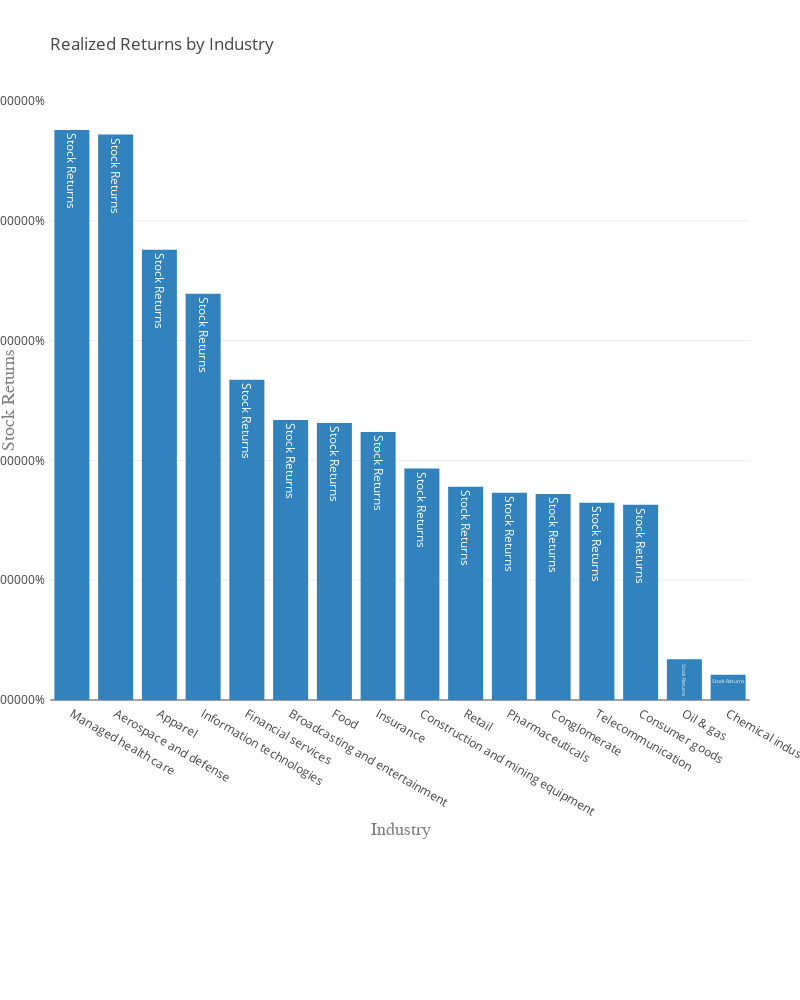

Write notebook code for a chart like this one.
### Code cell
# Calculate and compare the average realized returns in each industry
df_industry = df.groupby('Industry', as_index=False)['Realized_Return'].mean()
df_industry = df_industry.sort_values('Realized_Return',ascending = False)

trace0 = go.Bar(
    x = df_industry['Industry'],
    y = df_industry['Realized_Return'],
    name = 'Realized Return',
    text = 'Stock Returns',
    marker = dict(
        color='rgb(49,130,189)',
    )
)

layout = go.Layout(
     autosize=False,
     width = 800,
     height = 1000,
     margin=go.layout.Margin(
        l=50,
        r=50,
        b=300,
        t=100,
        pad=4
    ),
    title=go.layout.Title(
        text='Realized Returns by Industry',
        xref='paper',
        x=0
    ),
    xaxis=go.layout.XAxis(
        tickangle=30,
        title=go.layout.xaxis.Title(
            text='Industry',
            font=dict(
                family='Courier New, monospace',
                size=18,
                color='#7f7f7f'
            )
        )
    ),
    yaxis=go.layout.YAxis(
        tickformat = '%',
        title=go.layout.yaxis.Title(
            text='Stock Returns',
            font=dict(
                family='Courier New, monospace',
                size=18,
                color='#7f7f7f'
            )
        )
    )
)

data = [trace0]
fig = go.Figure(data=data, layout=layout)
py.iplot(fig)

### Figure 1 — Plotly figure (JSON) as saved in the notebook; plotly's stock layout.template omitted (floating-point values rounded to 4 significant figures)
{"data": [{"marker": {"color": "rgb(49,130,189)"}, "name": "Realized Return", "text": "Stock Returns", "type": "bar", "uid": "83f8f2bb-4a6a-4ba5-b5c3-92b8d4e601b0", "x": ["Managed health care", "Aerospace and defense", "Apparel", "Information technologies", "Financial services", "Broadcasting and entertainment", "Food", "Insurance", "Construction and mining equipment", "Retail", "Pharmaceuticals", "Conglomerate", "Telecommunication", "Consumer goods", "Oil & gas", "Chemical industry"], "y": [0.2379, 0.236, 0.1879, 0.1696, 0.1336, 0.1168, 0.1156, 0.1119, 0.09657, 0.08904, 0.0865, 0.08597, 0.08235, 0.08152, 0.01698, 0.01056]}], "layout": {"autosize": false, "height": 1000, "margin": {"b": 300, "l": 50, "pad": 4, "r": 50, "t": 100}, "title": {"text": "Realized Returns by Industry", "x": 0, "xref": "paper"}, "width": 800, "xaxis": {"tickangle": 30, "title": {"font": {"color": "#7f7f7f", "family": "Courier New, monospace", "size": 18}, "text": "Industry"}}, "yaxis": {"tickformat": "%", "title": {"font": {"color": "#7f7f7f", "family": "Courier New, monospace", "size": 18}, "text": "Stock Returns"}}}}
